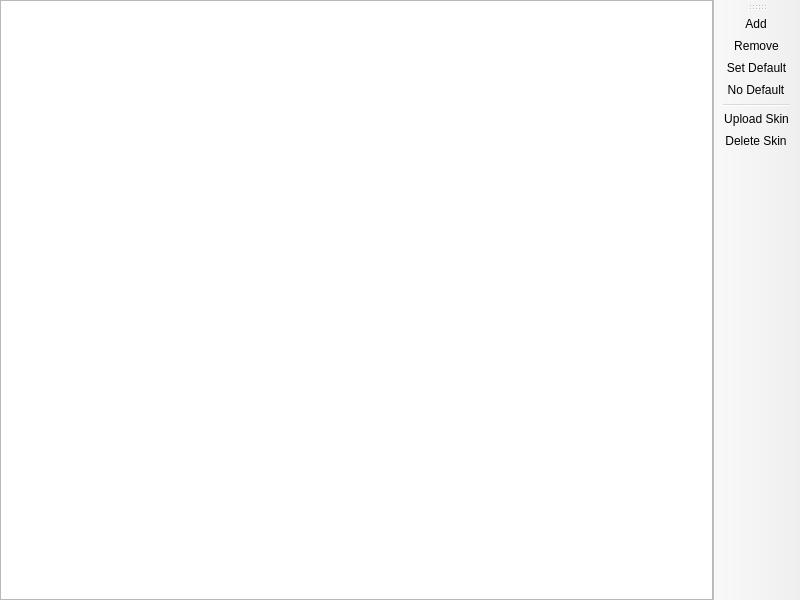
<?xml version="1.0" encoding="UTF-8"?>
<ui version="4.0">
 <class>AccountListPage</class>
 <widget class="QMainWindow" name="AccountListPage">
  <property name="geometry">
   <rect>
    <x>0</x>
    <y>0</y>
    <width>800</width>
    <height>600</height>
   </rect>
  </property>
  <widget class="QWidget" name="centralwidget">
   <layout class="QHBoxLayout" name="horizontalLayout">
    <property name="leftMargin">
     <number>0</number>
    </property>
    <property name="topMargin">
     <number>0</number>
    </property>
    <property name="rightMargin">
     <number>0</number>
    </property>
    <property name="bottomMargin">
     <number>0</number>
    </property>
    <item>
     <widget class="VersionListView" name="listView"/>
    </item>
   </layout>
  </widget>
  <widget class="WideBar" name="toolBar">
   <attribute name="toolBarArea">
    <enum>RightToolBarArea</enum>
   </attribute>
   <attribute name="toolBarBreak">
    <bool>false</bool>
   </attribute>
   <addaction name="actionAdd"/>
   <addaction name="actionRemove"/>
   <addaction name="actionSetDefault"/>
   <addaction name="actionNoDefault"/>
   <addaction name="separator"/>
   <addaction name="actionUploadSkin"/>
   <addaction name="actionDeleteSkin"/>
  </widget>
  <action name="actionAdd">
   <property name="text">
    <string>Add</string>
   </property>
  </action>
  <action name="actionRemove">
   <property name="text">
    <string>Remove</string>
   </property>
  </action>
  <action name="actionSetDefault">
   <property name="text">
    <string>Set Default</string>
   </property>
  </action>
  <action name="actionNoDefault">
   <property name="checkable">
    <bool>true</bool>
   </property>
   <property name="text">
    <string>No Default</string>
   </property>
  </action>
  <action name="actionUploadSkin">
   <property name="text">
    <string>Upload Skin</string>
   </property>
  </action>
  <action name="actionDeleteSkin">
   <property name="text">
    <string>Delete Skin</string>
   </property>
   <property name="toolTip">
    <string>Delete the currently active skin and go back to the default one</string>
   </property>
  </action>
 </widget>
 <customwidgets>
  <customwidget>
   <class>VersionListView</class>
   <extends>QTreeView</extends>
   <header>widgets/VersionListView.h</header>
  </customwidget>
  <customwidget>
   <class>WideBar</class>
   <extends>QToolBar</extends>
   <header>widgets/WideBar.h</header>
  </customwidget>
 </customwidgets>
 <resources/>
 <connections/>
</ui>
